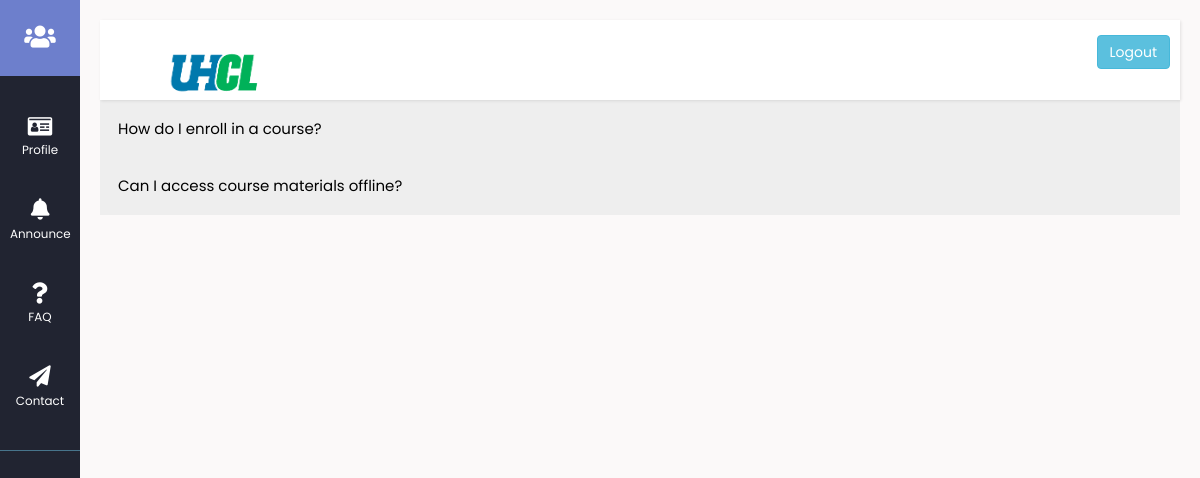
Page /facmain/facfaq/ on the committed database.
### login/models.py (models this page shows, shortened)
class faq(models.Model):
    faq_id=models.CharField(max_length=100,primary_key = True)
    faq_qsn=models.CharField(max_length=100)
    faq_asn=models.CharField(max_length=100)

### facmain/views.py (the view)
# urls.py: path('facfaq/',views.facfaq,name='facfaq'),
def facfaq(request):
    a=faq.objects.all()
    return render(request,'facmain/fac_faq.html',{'faq':a})

### facmain/templates/facmain/fac_faq.html (shortened to what this page needs)
{% extends 'facmain/facbase.html' %}
{% load static %}
{% block content %}
{% for m in faq %}
<button class="accordion">{{m.faq_qsn}}</button>
{% endfor %}
{% endblock %}

### facmain/templates/facmain/facbase.html (style rules this page uses)
body { font-family: 'Poppins', sans-serif; background: hsl(0, 17%, 98%); }

### facmain/templates/facmain/fac_faq.html (style rules this page uses)
.accordion { background-color: #eee; color: black; cursor: pointer; padding: 18px; width: 100%; border: none; text-align: left; outline: none; font-size: 15px; transition: 0.4s; }

### rows in the picture
faq: faq_qsn "How do I enroll in a course?"
faq: faq_qsn "Can I access course materials offline?"
